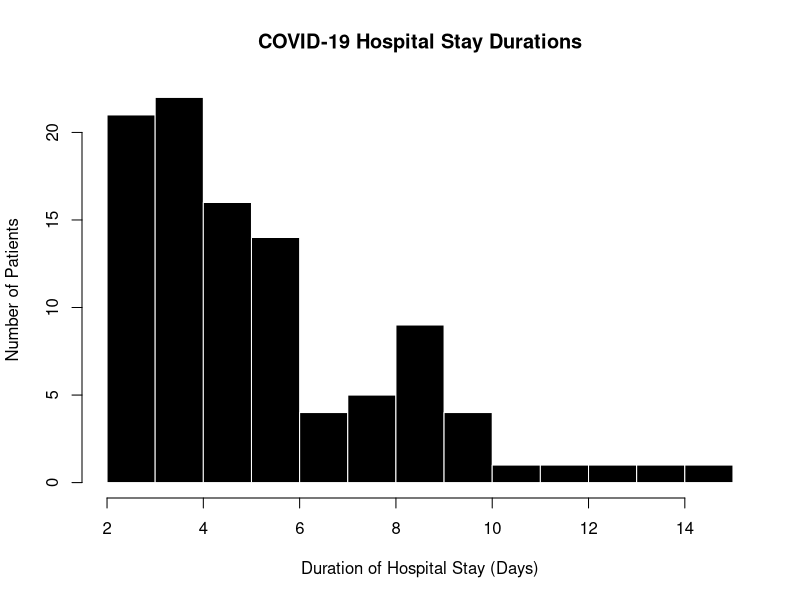
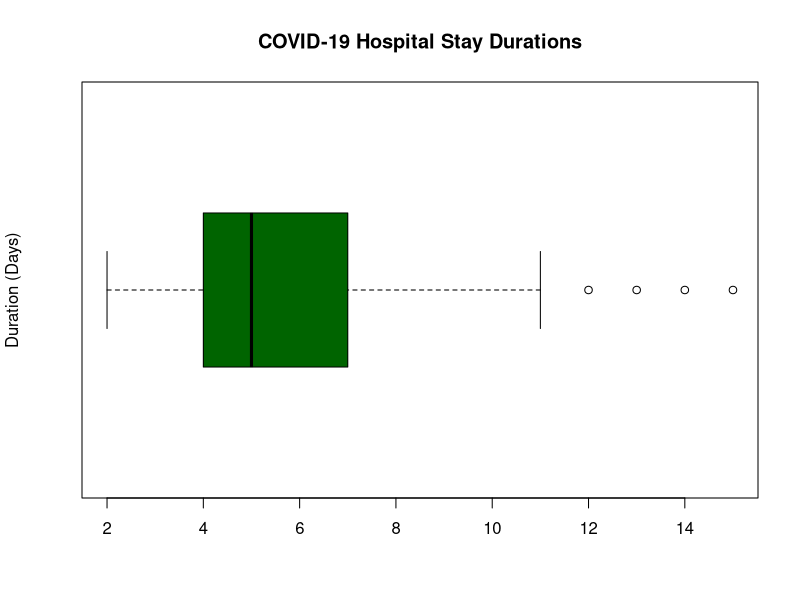

The R source for these figures, in order:
# Task -1  Save the data to a CSV file and read into R for analysis.
dataset <- read.csv("dataset.csv", header=FALSE)

# Task - 2 Make a histogram of the duration of days of hospital stays.  
# Ensure the histogram is labelled appropriately.  Use a width of 1 day.  
# Describe the shape center and spread of the data.  
# Are there any outliers?
hist(dataset$V1,
     breaks = seq(min(dataset$V1), max(dataset$V1), by = 1),
     main = "COVID-19 Hospital Stay Durations",
     xlab = "Duration of Hospital Stay (Days)",
     ylab = "Number of Patients",
     col = "black",
     border = "white")

# Task - 3 Find the mean, median, standard deviation, first and third quartiles, minimum and maximum of the durations of hospital stay in the sample. 

# Summarize these values in a table that you create in your report. Describe the values.

# - Given the shape of the distribution, what is the best single number summary of the center of the distribution?
  
#   What is the best single number summary of the spread of the distribution?
mean_val <- mean(dataset$V1)
median_val <- median(dataset$V1)
sd_val <- sd(dataset$V1)
quantiles <- quantile(dataset$V1)
min_val <- min(dataset$V1)
max_val <- max(dataset$V1)

summary_table <- data.frame(
  Statistic = c("Mean", "Median", "Std. Dev", "Q1", "Q3", "Min", "Max"),
  Value = c(mean_val, median_val, sd_val, quantiles[2], quantiles[4], min_val, max_val)
)

print(summary_table)

# Task  - 4:  Make a Boxplot of the duration of days of hospital stays.  Ensure the Boxplot is labelled appropriately.
boxplot(dataset$V1,
        main = "COVID-19 Hospital Stay Durations",
        ylab = "Duration (Days)",
        col = "darkgreen",
        horizontal = TRUE)

